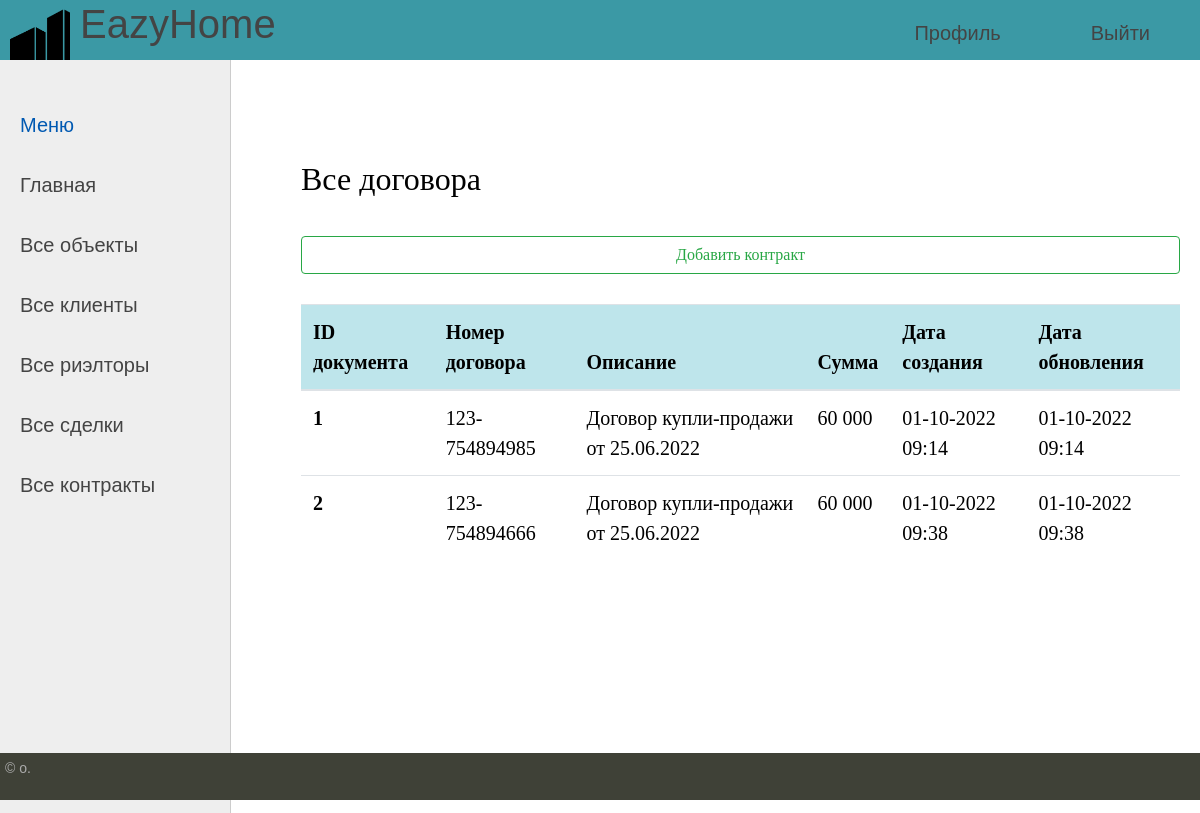
The app's page /contracts/ with its own data.
### buildings/models.py (models this page shows, shortened)
class Contract(models.Model):
    id_contract = models.AutoField(auto_created=True, primary_key=True, serialize=False, verbose_name='id_contract')
    contractnumber = models.CharField(max_length=255, verbose_name="Номер договора")
    description = models.CharField(max_length=255, verbose_name="Описание", null=True)
    sum = models.CharField(max_length=255, verbose_name="Сумма", null=True)
    id_deal = models.ForeignKey(Deal, on_delete=models.CASCADE)
    time_create = models.DateTimeField(auto_now_add=True, verbose_name="Дата создания")
    time_update = models.DateTimeField(auto_now_add=True, verbose_name="Дата обновления")

### buildings/views.py (the view)
# urls.py: path('contracts/', get_contracts, name='contracts'),
def get_contracts(request):
    model = Contract.objects.all()
    context = {
        'model': model,
        'menu': menu,
        'title': 'Все договора'
    }
    return render(request, 'buildings/documents.html', context = context)

### buildings/templates/buildings/documents.html
{% extends 'buildings/base.html' %}
{% block content %}
<h2>{{title}}</h2>
<button type="button" class="btn btn-outline-success" onclick="location.href={% url 'add_contract' %}">Добавить контракт</button>
	<table class="table table-hover">
  <thead class="table-info">
    <tr>
      <th scope="col">ID документа</th>
      <th scope="col">Номер договора</th>
      <th scope="col">Описание</th>
      <th scope="col">Сумма</th>
	  <th scope="col">Дата создания</th>
	  <th scope="col">Дата обновления</th>
    </tr>
  </thead>
  <tbody>
    {% for p in model %}
    <tr>
      <th scope="row">{{p.id_contract}}</th>
      <td>{{p.contractnumber}}</td>
      <td>{{p.description}}</td>
      <td>{{p.sum}}</td>
	  <td>{{p.time_create|date:"d-m-Y H:i"}}</td>
	  <td>{{p.time_update|date:"d-m-Y H:i"}}</td>
		{% endfor %}
    </tr>
  </tbody>
</table>
{% endblock %}

### buildings/static/buildings/css/styles.css (style rules this page uses)
html, body { font-family: 'Arial'; margin: 0; padding: 0; height: 100%; width: 100%; color: #444; }
.table-page tr { height: 100%; }
.btn.btn-outline-success { width: 100%; margin-top: 30px; margin-bottom: 30px; }

### records on screen
Contract: id_contract "1", contractnumber "123-754894985", description "Договор купли-продажи от 25.06.2022", sum "60 000", time_create "01-10-2022 09:14", time_update "01-10-2022 09:14"
Contract: id_contract "2", contractnumber "123-754894666", description "Договор купли-продажи от 25.06.2022", sum "60 000", time_create "01-10-2022 09:38", time_update "01-10-2022 09:38"

### other values on screen
{{ m.title }} "Профиль" "Выйти"
{{ title }} "Все договора"
